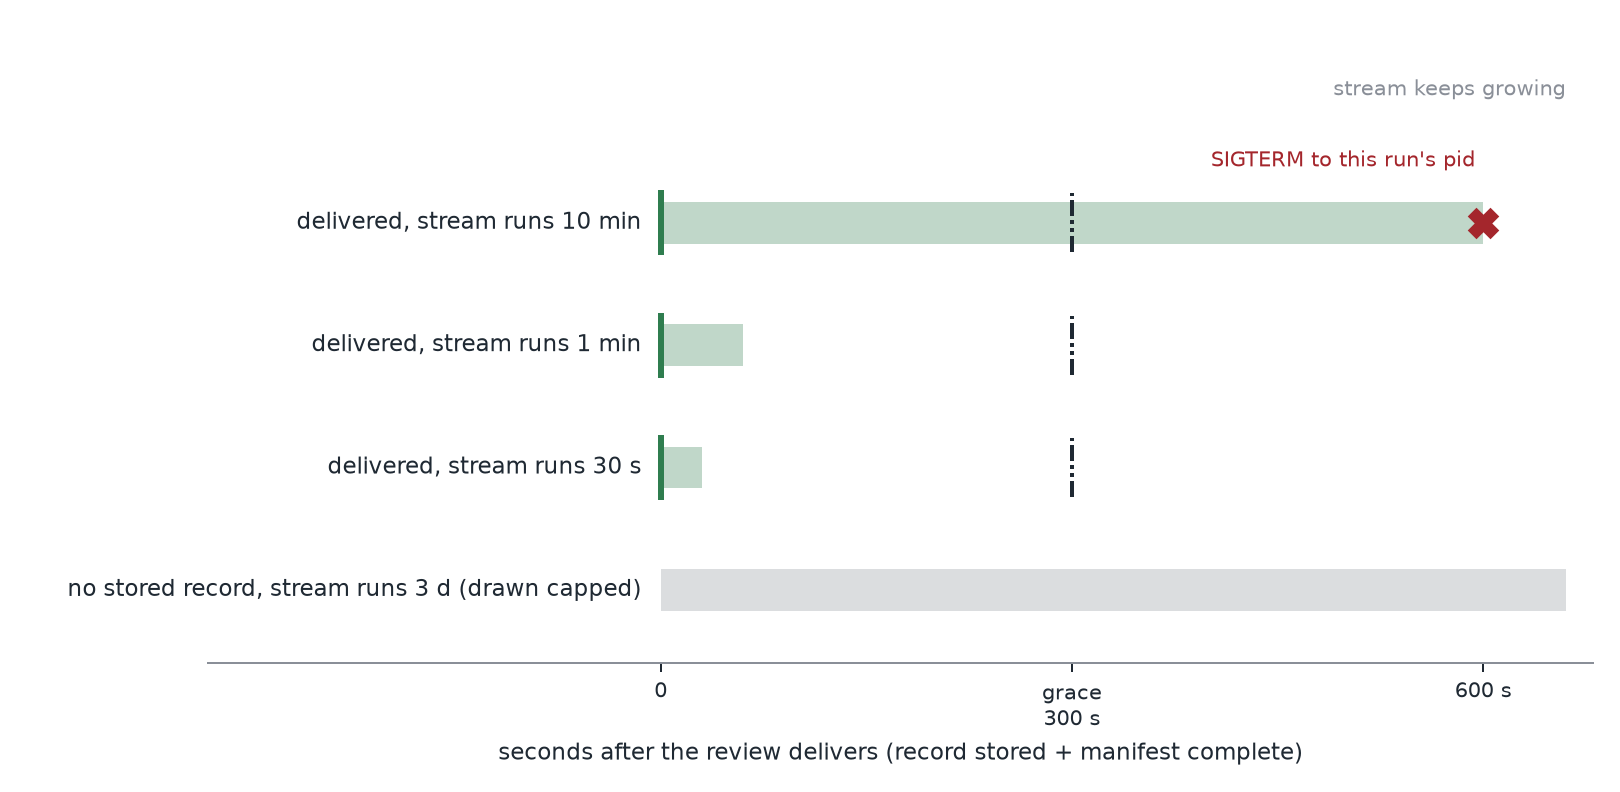

This figure's Python source:
"""Draw when the watcher ends a review that has already delivered.

Four reviews on one time axis. Each has a stream that keeps growing to the
right; the marker where its record is stored and its manifest reads complete is
the same instant the grace is measured from. Only the review whose stream
outlives that grace by more than five minutes is stopped.
"""

from __future__ import annotations

from pathlib import Path

import matplotlib

matplotlib.use("Agg")
import matplotlib.pyplot as plt
from matplotlib.lines import Line2D

GRACE = 300.0
HERE = Path(__file__).resolve().parent

DELIVERED = "#2f7d4f"
STOPPED = "#a4262c"
UNKNOWN = "#8a8f98"
INK = "#1f2933"
PAPER = "#ffffff"

# label, stream length after delivery (s), delivered?, stopped by this rule?
ROWS = [
    ("delivered, stream runs 10 min", 600.0, True, True),
    ("delivered, stream runs 1 min", 60.0, True, False),
    ("delivered, stream runs 30 s", 30.0, True, False),
    ("no stored record, stream runs 3 d (drawn capped)", 660.0, False, False),
]
DISPLAY_MAX = 660.0


def draw() -> None:
    fig, ax = plt.subplots(figsize=(9.0, 4.4), dpi=180)
    fig.patch.set_facecolor(PAPER)
    ax.set_facecolor(PAPER)

    for index, (label, span, delivered, stopped) in enumerate(ROWS):
        y = len(ROWS) - index
        bar = min(span, DISPLAY_MAX)
        ax.barh(
            y,
            bar,
            height=0.34,
            color=DELIVERED if delivered else UNKNOWN,
            alpha=0.30,
            edgecolor="none",
        )
        if delivered:
            ax.add_line(
                Line2D([0, 0], [y - 0.24, y + 0.24], color=DELIVERED, linewidth=2.4)
            )
            ax.add_line(
                Line2D(
                    [GRACE, GRACE],
                    [y - 0.24, y + 0.24],
                    color=INK,
                    linewidth=1.6,
                    linestyle=(0, (4, 1, 1, 1, 1, 1)),
                )
            )
            if stopped:
                stop_at = span
                ax.plot([stop_at], [y], marker="X", markersize=11, color=STOPPED)
                ax.annotate(
                    "SIGTERM to this run's pid",
                    xy=(stop_at, y),
                    xytext=(stop_at - 6, y + 0.42),
                    ha="right",
                    va="bottom",
                    fontsize=8.4,
                    color=STOPPED,
                )
        ax.text(-14, y, label, ha="right", va="center", fontsize=9.2, color=INK)

    ax.text(
        DISPLAY_MAX,
        len(ROWS) + 1.0,
        "stream keeps growing",
        ha="right",
        va="bottom",
        fontsize=8.6,
        color=UNKNOWN,
    )
    ax.set_xlim(-330, DISPLAY_MAX + 20)
    ax.set_ylim(0.4, len(ROWS) + 1.6)
    ax.set_yticks([])
    ax.set_xticks([0, GRACE, 600], labels=["0", "grace\n300 s", "600 s"])
    ax.set_xlabel(
        "seconds after the review delivers (record stored + manifest complete)",
        fontsize=9.0,
        color=INK,
    )
    for side in ("top", "right", "left"):
        ax.spines[side].set_visible(False)
    ax.spines["bottom"].set_color(UNKNOWN)
    ax.tick_params(colors=INK, labelsize=8.6)
    fig.tight_layout()
    out = HERE / "delivery-grace-stop.png"
    fig.savefig(out, facecolor=PAPER)
    print(out)


if __name__ == "__main__":
    draw()
